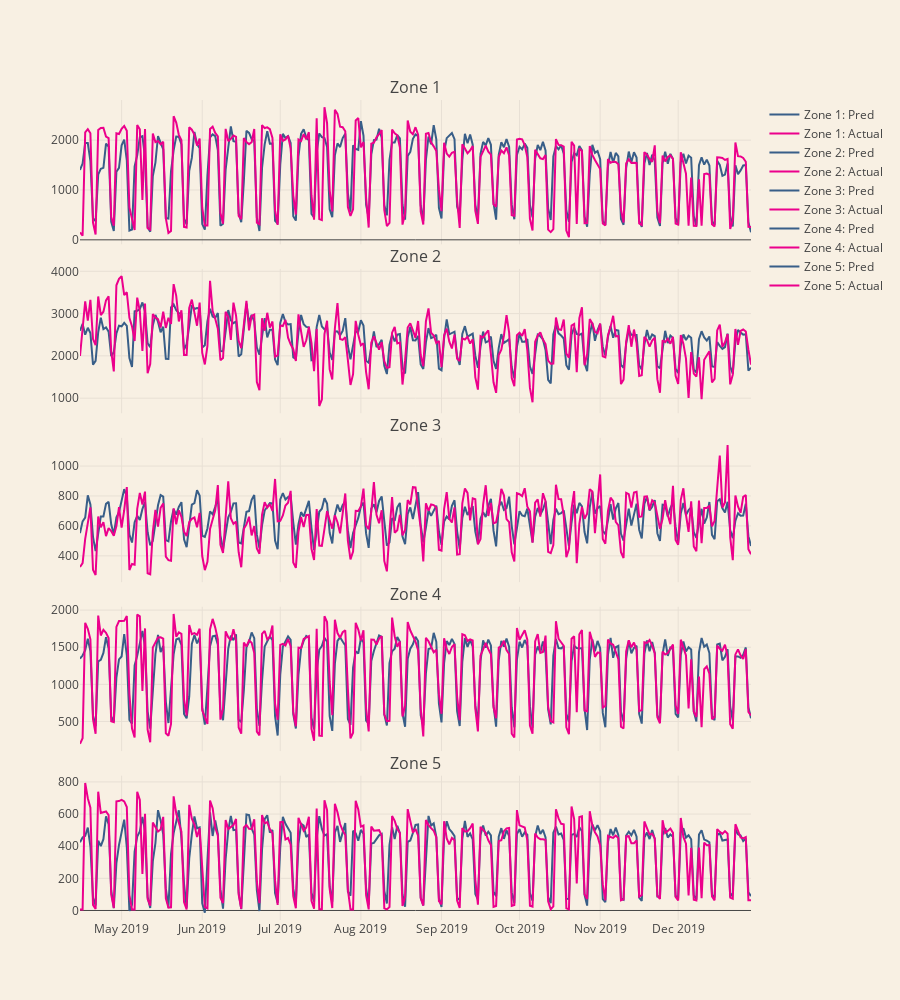

The notebook cell saved with this chart:
### Code cell
fig = make_subplots(rows=predictions_arima_zone.shape[1], cols=1, 
                    shared_xaxes=True, vertical_spacing=0.03,
                    subplot_titles = [f'Zone {col}' for col in predictions_arima_zone.columns])

for i, col in enumerate(predictions_arima_zone.columns):
    fig.add_trace(
    go.Scatter(x=zone_test_df.index, y=predictions_arima_zone[col], 
               name=f'Zone {col}: Pred', line_color='#385E88',
               mode='lines'),
    row=i+1, col=1)
    fig.add_trace(
    go.Scatter(x=zone_test_df.index, y=zone_test_df[col], 
               name=f'Zone {col}: Actual', line_color='#EC008C',
               mode='lines'),
    row=i+1, col=1)
fig.update_layout(
    height=1000,)
fig.show()

### Figure 1 — Plotly figure (JSON) as saved in the notebook; plotly's stock layout.template omitted (floating-point values rounded to 4 significant figures; data arrays with more than 128 entries replaced by an {"elided": "..."} marker saying what was removed)
{"data": [{"line": {"color": "#385E88"}, "mode": "lines", "name": "Zone 1: Pred", "type": "scatter", "x": {"elided": "259 str values"}, "xaxis": "x", "y": {"elided": "259 float values"}, "yaxis": "y"}, {"line": {"color": "#EC008C"}, "mode": "lines", "name": "Zone 1: Actual", "type": "scatter", "x": {"elided": "259 str values"}, "xaxis": "x", "y": {"elided": "259 float values"}, "yaxis": "y"}, {"line": {"color": "#385E88"}, "mode": "lines", "name": "Zone 2: Pred", "type": "scatter", "x": {"elided": "259 str values"}, "xaxis": "x2", "y": {"elided": "259 float values"}, "yaxis": "y2"}, {"line": {"color": "#EC008C"}, "mode": "lines", "name": "Zone 2: Actual", "type": "scatter", "x": {"elided": "259 str values"}, "xaxis": "x2", "y": {"elided": "259 float values"}, "yaxis": "y2"}, {"line": {"color": "#385E88"}, "mode": "lines", "name": "Zone 3: Pred", "type": "scatter", "x": {"elided": "259 str values"}, "xaxis": "x3", "y": {"elided": "259 float values"}, "yaxis": "y3"}, {"line": {"color": "#EC008C"}, "mode": "lines", "name": "Zone 3: Actual", "type": "scatter", "x": {"elided": "259 str values"}, "xaxis": "x3", "y": {"elided": "259 float values"}, "yaxis": "y3"}, {"line": {"color": "#385E88"}, "mode": "lines", "name": "Zone 4: Pred", "type": "scatter", "x": {"elided": "259 str values"}, "xaxis": "x4", "y": {"elided": "259 float values"}, "yaxis": "y4"}, {"line": {"color": "#EC008C"}, "mode": "lines", "name": "Zone 4: Actual", "type": "scatter", "x": {"elided": "259 str values"}, "xaxis": "x4", "y": {"elided": "259 float values"}, "yaxis": "y4"}, {"line": {"color": "#385E88"}, "mode": "lines", "name": "Zone 5: Pred", "type": "scatter", "x": {"elided": "259 str values"}, "xaxis": "x5", "y": {"elided": "259 float values"}, "yaxis": "y5"}, {"line": {"color": "#EC008C"}, "mode": "lines", "name": "Zone 5: Actual", "type": "scatter", "x": {"elided": "259 str values"}, "xaxis": "x5", "y": {"elided": "259 float values"}, "yaxis": "y5"}], "layout": {"annotations": [{"font": {"size": 16}, "showarrow": false, "text": "Zone 1", "x": 0.5, "xanchor": "center", "xref": "paper", "y": 1, "yanchor": "bottom", "yref": "paper"}, {"font": {"size": 16}, "showarrow": false, "text": "Zone 2", "x": 0.5, "xanchor": "center", "xref": "paper", "y": 0.794, "yanchor": "bottom", "yref": "paper"}, {"font": {"size": 16}, "showarrow": false, "text": "Zone 3", "x": 0.5, "xanchor": "center", "xref": "paper", "y": 0.588, "yanchor": "bottom", "yref": "paper"}, {"font": {"size": 16}, "showarrow": false, "text": "Zone 4", "x": 0.5, "xanchor": "center", "xref": "paper", "y": 0.382, "yanchor": "bottom", "yref": "paper"}, {"font": {"size": 16}, "showarrow": false, "text": "Zone 5", "x": 0.5, "xanchor": "center", "xref": "paper", "y": 0.176, "yanchor": "bottom", "yref": "paper"}], "height": 1000, "xaxis": {"anchor": "y", "domain": [0, 1], "matches": "x5", "showticklabels": false}, "xaxis2": {"anchor": "y2", "domain": [0, 1], "matches": "x5", "showticklabels": false}, "xaxis3": {"anchor": "y3", "domain": [0, 1], "matches": "x5", "showticklabels": false}, "xaxis4": {"anchor": "y4", "domain": [0, 1], "matches": "x5", "showticklabels": false}, "xaxis5": {"anchor": "y5", "domain": [0, 1]}, "yaxis": {"anchor": "x", "domain": [0.824, 1]}, "yaxis2": {"anchor": "x2", "domain": [0.618, 0.794]}, "yaxis3": {"anchor": "x3", "domain": [0.412, 0.588]}, "yaxis4": {"anchor": "x4", "domain": [0.206, 0.382]}, "yaxis5": {"anchor": "x5", "domain": [0, 0.176]}}}
